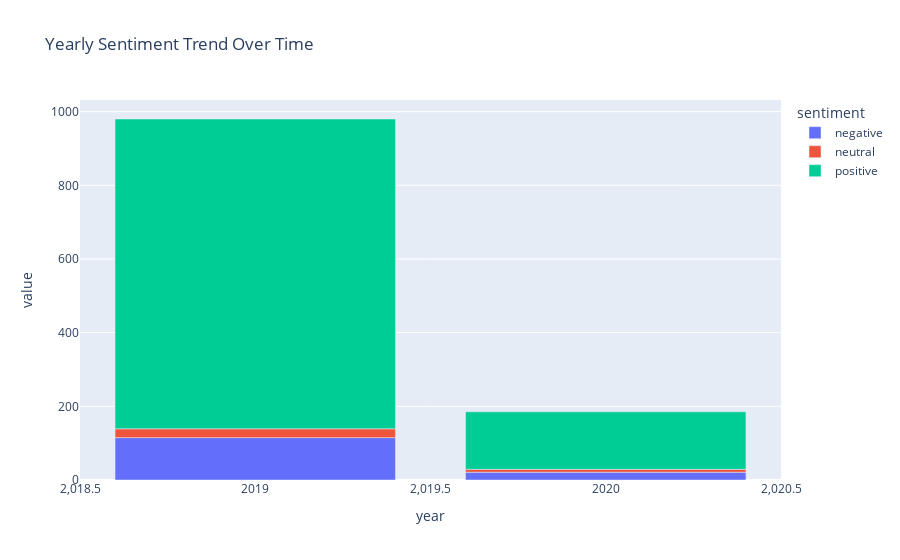

The cell this chart's notebook holds for it:
### Code cell
# Annual Sentiment trend
data = df.groupby("year")["sentiment"].value_counts().unstack().fillna(0)
sent_trend_fig = px.bar(data, title="Yearly Sentiment Trend Over Time")
sent_trend_fig.show()

### Figure 1 — Plotly figure (JSON) as saved in the notebook; plotly's stock layout.template omitted (floating-point values rounded to 4 significant figures)
{"data": [{"hovertemplate": "sentiment=negative<br>year=%{x}<br>value=%{y}<extra></extra>", "legendgroup": "negative", "marker": {"color": "#636efa", "pattern": {"shape": ""}}, "name": "negative", "orientation": "v", "showlegend": true, "textposition": "auto", "type": "bar", "x": [2019, 2020], "xaxis": "x", "y": [115, 21], "yaxis": "y"}, {"hovertemplate": "sentiment=neutral<br>year=%{x}<br>value=%{y}<extra></extra>", "legendgroup": "neutral", "marker": {"color": "#EF553B", "pattern": {"shape": ""}}, "name": "neutral", "orientation": "v", "showlegend": true, "textposition": "auto", "type": "bar", "x": [2019, 2020], "xaxis": "x", "y": [24, 8], "yaxis": "y"}, {"hovertemplate": "sentiment=positive<br>year=%{x}<br>value=%{y}<extra></extra>", "legendgroup": "positive", "marker": {"color": "#00cc96", "pattern": {"shape": ""}}, "name": "positive", "orientation": "v", "showlegend": true, "textposition": "auto", "type": "bar", "x": [2019, 2020], "xaxis": "x", "y": [841, 156], "yaxis": "y"}], "layout": {"barmode": "relative", "legend": {"title": {"text": "sentiment"}, "tracegroupgap": 0}, "title": {"text": "Yearly Sentiment Trend Over Time"}, "xaxis": {"anchor": "y", "domain": [0, 1], "title": {"text": "year"}}, "yaxis": {"anchor": "x", "domain": [0, 1], "title": {"text": "value"}}}}
